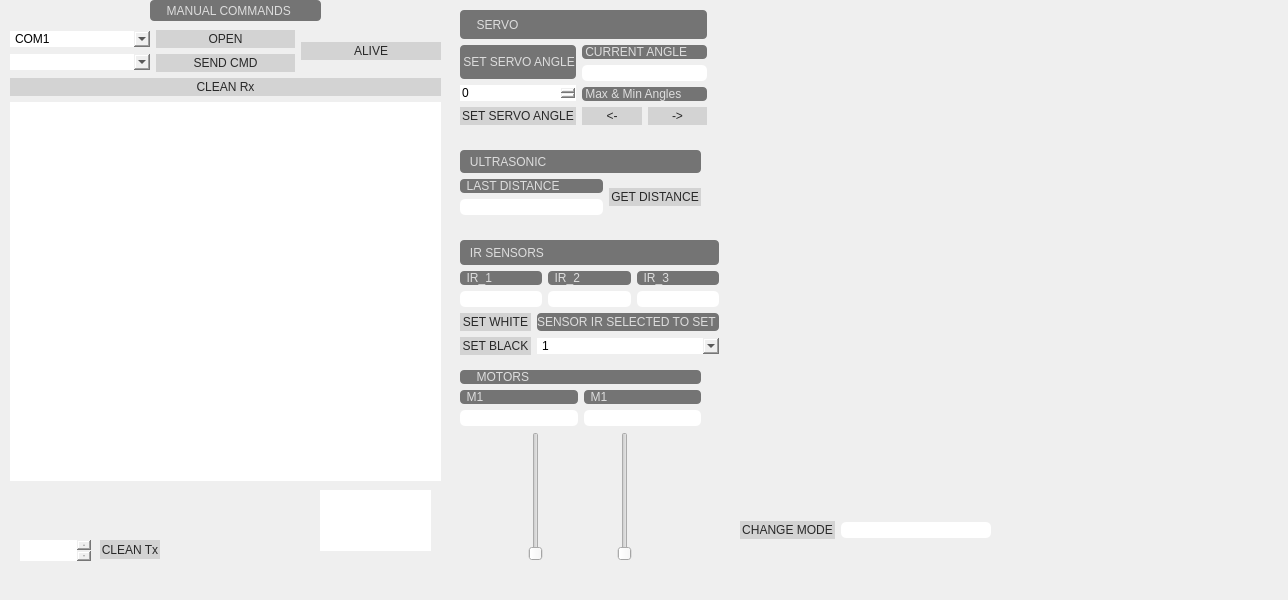
<?xml version="1.0" encoding="UTF-8"?>
<ui version="4.0">
 <class>MainWindow</class>
 <widget class="QMainWindow" name="MainWindow">
  <property name="geometry">
   <rect>
    <x>0</x>
    <y>0</y>
    <width>1288</width>
    <height>600</height>
   </rect>
  </property>
  <property name="windowTitle">
   <string>MainWindow</string>
  </property>
  <property name="styleSheet">
   <string notr="true">*{	
	font: 700 10pt &quot;Consolas&quot;;
	border-radius:35px;
}
QPushButton{
	color : rgb(40, 40, 40);
	background-color: lightgray;
	border: 1px solid lightgray; 
	padding: 1px;
	z-index: 200;
}
QPushButton:pressed {
	color: black;
	background-color: lightyellow;
	border: 1px solid lightyellow; 
	border-radius: 4px;
	z-index: 200;
}
QLineEdit{
	background-color: #ffffff;
	border-radius: 5px;
}
QLabel{
	color:  #ddd;
	background-color: rgb(116, 116, 116);
	border-radius: 4px;
}

</string>
  </property>
  <widget class="QWidget" name="centralwidget">
   <widget class="QTextEdit" name="InfoTextEdit">
    <property name="geometry">
     <rect>
      <x>320</x>
      <y>490</y>
      <width>111</width>
      <height>61</height>
     </rect>
    </property>
   </widget>
   <widget class="QWidget" name="widget" native="true">
    <property name="geometry">
     <rect>
      <x>720</x>
      <y>0</y>
      <width>501</width>
      <height>501</height>
     </rect>
    </property>
   </widget>
   <widget class="QWidget" name="gridLayoutWidget">
    <property name="geometry">
     <rect>
      <x>10</x>
      <y>30</y>
      <width>431</width>
      <height>451</height>
     </rect>
    </property>
    <layout class="QGridLayout" name="gridLayout">
     <item row="2" column="0">
      <widget class="QTextEdit" name="RxTextEdit"/>
     </item>
     <item row="1" column="0">
      <widget class="QPushButton" name="cleanRxPushButton">
       <property name="text">
        <string>CLEAN Rx</string>
       </property>
      </widget>
     </item>
     <item row="0" column="0">
      <layout class="QHBoxLayout" name="horizontalLayout_3">
       <item>
        <layout class="QVBoxLayout" name="verticalLayout_2">
         <item>
          <layout class="QHBoxLayout" name="horizontalLayout">
           <item>
            <widget class="QComboBox" name="OpenPortcomboBox">
             <item>
              <property name="text">
               <string>COM1</string>
              </property>
             </item>
             <item>
              <property name="text">
               <string>COM2</string>
              </property>
             </item>
             <item>
              <property name="text">
               <string>COM3</string>
              </property>
             </item>
             <item>
              <property name="text">
               <string>COM4</string>
              </property>
             </item>
             <item>
              <property name="text">
               <string>COM5</string>
              </property>
             </item>
             <item>
              <property name="text">
               <string>COM6</string>
              </property>
             </item>
             <item>
              <property name="text">
               <string>COM7</string>
              </property>
             </item>
             <item>
              <property name="text">
               <string>COM8</string>
              </property>
             </item>
             <item>
              <property name="text">
               <string>COM9</string>
              </property>
             </item>
            </widget>
           </item>
          </layout>
         </item>
         <item>
          <layout class="QHBoxLayout" name="horizontalLayout_2">
           <item>
            <widget class="QComboBox" name="CMDcomboBox">
             <property name="currentIndex">
              <number>-1</number>
             </property>
             <property name="placeholderText">
              <string>CMD</string>
             </property>
            </widget>
           </item>
          </layout>
         </item>
        </layout>
       </item>
       <item>
        <layout class="QGridLayout" name="gridLayout_2">
         <item row="1" column="0">
          <widget class="QPushButton" name="SendPushButton">
           <property name="text">
            <string>SEND CMD</string>
           </property>
          </widget>
         </item>
         <item row="0" column="0">
          <widget class="QPushButton" name="openPortPushButton">
           <property name="styleSheet">
            <string notr="true">QPushButton{
	color-background: gray;
}</string>
           </property>
           <property name="text">
            <string>OPEN</string>
           </property>
          </widget>
         </item>
        </layout>
       </item>
       <item>
        <widget class="QPushButton" name="GetAlivePushButton">
         <property name="text">
          <string>ALIVE</string>
         </property>
        </widget>
       </item>
      </layout>
     </item>
    </layout>
   </widget>
   <widget class="QTextEdit" name="TxTextEdit">
    <property name="geometry">
     <rect>
      <x>20</x>
      <y>540</y>
      <width>71</width>
      <height>21</height>
     </rect>
    </property>
   </widget>
   <widget class="QPushButton" name="cleanTxPushButton">
    <property name="geometry">
     <rect>
      <x>100</x>
      <y>540</y>
      <width>60</width>
      <height>19</height>
     </rect>
    </property>
    <property name="text">
     <string>CLEAN Tx</string>
    </property>
   </widget>
   <widget class="QLabel" name="label_3">
    <property name="geometry">
     <rect>
      <x>150</x>
      <y>0</y>
      <width>171</width>
      <height>21</height>
     </rect>
    </property>
    <property name="text">
     <string>     MANUAL COMMANDS</string>
    </property>
   </widget>
   <widget class="QWidget" name="verticalLayoutWidget_3">
    <property name="geometry">
     <rect>
      <x>460</x>
      <y>10</y>
      <width>247</width>
      <height>115</height>
     </rect>
    </property>
    <layout class="QVBoxLayout" name="verticalLayout_6">
     <item>
      <widget class="QLabel" name="label_2">
       <property name="text">
        <string>     SERVO</string>
       </property>
      </widget>
     </item>
     <item>
      <layout class="QHBoxLayout" name="horizontalLayout_10">
       <item>
        <layout class="QVBoxLayout" name="verticalLayout_3">
         <item>
          <widget class="QLabel" name="SETSERVOLABEL">
           <property name="text">
            <string> SET SERVO ANGLE</string>
           </property>
          </widget>
         </item>
         <item>
          <widget class="QDoubleSpinBox" name="SetServoDoubleSpinBox">
           <property name="decimals">
            <number>0</number>
           </property>
           <property name="minimum">
            <double>-180.000000000000000</double>
           </property>
           <property name="maximum">
            <double>180.000000000000000</double>
           </property>
          </widget>
         </item>
         <item>
          <widget class="QPushButton" name="SetServoAnglePushButton">
           <property name="text">
            <string>SET SERVO ANGLE</string>
           </property>
          </widget>
         </item>
        </layout>
       </item>
       <item>
        <layout class="QHBoxLayout" name="horizontalLayout_5">
         <item>
          <layout class="QVBoxLayout" name="verticalLayout">
           <item>
            <widget class="QLabel" name="SERVOANGLE_label">
             <property name="text">
              <string> CURRENT ANGLE</string>
             </property>
            </widget>
           </item>
           <item>
            <widget class="QLineEdit" name="SetServoAngleLineEdit"/>
           </item>
           <item>
            <widget class="QLabel" name="label">
             <property name="text">
              <string> Max &amp; Min Angles</string>
             </property>
            </widget>
           </item>
           <item>
            <layout class="QHBoxLayout" name="horizontalLayout_4">
             <item>
              <widget class="QPushButton" name="RightServoPushButton">
               <property name="text">
                <string>&lt;-</string>
               </property>
              </widget>
             </item>
             <item>
              <widget class="QPushButton" name="LeftServoPushButton">
               <property name="text">
                <string>-&gt;</string>
               </property>
              </widget>
             </item>
            </layout>
           </item>
          </layout>
         </item>
        </layout>
       </item>
      </layout>
     </item>
    </layout>
   </widget>
   <widget class="QWidget" name="verticalLayoutWidget_5">
    <property name="geometry">
     <rect>
      <x>460</x>
      <y>150</y>
      <width>241</width>
      <height>65</height>
     </rect>
    </property>
    <layout class="QVBoxLayout" name="verticalLayout_8">
     <item>
      <widget class="QLabel" name="label_5">
       <property name="text">
        <string>   ULTRASONIC</string>
       </property>
      </widget>
     </item>
     <item>
      <layout class="QHBoxLayout" name="horizontalLayout_11">
       <item>
        <layout class="QVBoxLayout" name="verticalLayout_7">
         <item>
          <widget class="QLabel" name="LASTDISTANCE_label">
           <property name="text">
            <string>  LAST DISTANCE</string>
           </property>
          </widget>
         </item>
         <item>
          <widget class="QLineEdit" name="LastDistance_LineEdit"/>
         </item>
        </layout>
       </item>
       <item>
        <widget class="QPushButton" name="GetDistancePushButton">
         <property name="text">
          <string>GET DISTANCE</string>
         </property>
        </widget>
       </item>
      </layout>
     </item>
    </layout>
   </widget>
   <widget class="QWidget" name="verticalLayoutWidget_6">
    <property name="geometry">
     <rect>
      <x>460</x>
      <y>240</y>
      <width>259</width>
      <height>115</height>
     </rect>
    </property>
    <layout class="QVBoxLayout" name="verticalLayout_9">
     <item>
      <widget class="QLabel" name="label_4">
       <property name="text">
        <string>   IR SENSORS</string>
       </property>
      </widget>
     </item>
     <item>
      <layout class="QGridLayout" name="gridLayout_5">
       <item row="1" column="0">
        <widget class="QLineEdit" name="IR_1_LineEdit"/>
       </item>
       <item row="0" column="0">
        <widget class="QLabel" name="IR_1_label">
         <property name="text">
          <string>  IR_1</string>
         </property>
        </widget>
       </item>
       <item row="0" column="1">
        <widget class="QLabel" name="IR_2_label">
         <property name="text">
          <string>  IR_2</string>
         </property>
        </widget>
       </item>
       <item row="1" column="1">
        <widget class="QLineEdit" name="IR_2_LineEdit"/>
       </item>
       <item row="0" column="2">
        <widget class="QLabel" name="IR_3_label">
         <property name="text">
          <string>  IR_3</string>
         </property>
        </widget>
       </item>
       <item row="1" column="2">
        <widget class="QLineEdit" name="IR_3_LineEdit"/>
       </item>
      </layout>
     </item>
     <item>
      <layout class="QGridLayout" name="gridLayout_6">
       <item row="1" column="1">
        <widget class="QComboBox" name="IR_ComboBox">
         <item>
          <property name="text">
           <string>1</string>
          </property>
         </item>
         <item>
          <property name="text">
           <string>2</string>
          </property>
         </item>
         <item>
          <property name="text">
           <string>3</string>
          </property>
         </item>
        </widget>
       </item>
       <item row="0" column="1">
        <widget class="QLabel" name="label_6">
         <property name="text">
          <string>SENSOR IR SELECTED TO SET </string>
         </property>
        </widget>
       </item>
       <item row="1" column="0">
        <widget class="QPushButton" name="SetBlackPushButton">
         <property name="text">
          <string>SET BLACK</string>
         </property>
        </widget>
       </item>
       <item row="0" column="0">
        <widget class="QPushButton" name="SetWhitePushButton">
         <property name="text">
          <string>SET WHITE</string>
         </property>
        </widget>
       </item>
      </layout>
     </item>
    </layout>
   </widget>
   <widget class="QWidget" name="verticalLayoutWidget_7">
    <property name="geometry">
     <rect>
      <x>460</x>
      <y>370</y>
      <width>241</width>
      <height>191</height>
     </rect>
    </property>
    <layout class="QVBoxLayout" name="verticalLayout_10">
     <item>
      <widget class="QLabel" name="label_7">
       <property name="text">
        <string>     MOTORS</string>
       </property>
      </widget>
     </item>
     <item>
      <layout class="QGridLayout" name="gridLayout_7">
       <item row="0" column="0">
        <widget class="QLabel" name="M1_label">
         <property name="text">
          <string>  M1</string>
         </property>
        </widget>
       </item>
       <item row="1" column="0">
        <widget class="QLineEdit" name="M1_LineEdit"/>
       </item>
       <item row="1" column="1">
        <widget class="QLineEdit" name="M2_LineEdit"/>
       </item>
       <item row="0" column="1">
        <widget class="QLabel" name="M1_label_2">
         <property name="text">
          <string>  M1</string>
         </property>
        </widget>
       </item>
      </layout>
     </item>
     <item>
      <layout class="QHBoxLayout" name="horizontalLayout_12">
       <item>
        <widget class="QSlider" name="verticalSlider">
         <property name="orientation">
          <enum>Qt::Vertical</enum>
         </property>
        </widget>
       </item>
       <item>
        <widget class="QSlider" name="verticalSlider_2">
         <property name="orientation">
          <enum>Qt::Vertical</enum>
         </property>
        </widget>
       </item>
      </layout>
     </item>
    </layout>
   </widget>
   <widget class="QWidget" name="horizontalLayoutWidget_6">
    <property name="geometry">
     <rect>
      <x>740</x>
      <y>510</y>
      <width>251</width>
      <height>41</height>
     </rect>
    </property>
    <layout class="QHBoxLayout" name="horizontalLayout_13">
     <item>
      <widget class="QPushButton" name="ModePushButton">
       <property name="text">
        <string>CHANGE MODE</string>
       </property>
      </widget>
     </item>
     <item>
      <widget class="QLineEdit" name="ModeLineEdit"/>
     </item>
    </layout>
   </widget>
  </widget>
  <widget class="QMenuBar" name="menubar">
   <property name="geometry">
    <rect>
     <x>0</x>
     <y>0</y>
     <width>1288</width>
     <height>21</height>
    </rect>
   </property>
  </widget>
  <widget class="QStatusBar" name="statusbar"/>
 </widget>
 <resources/>
 <connections/>
</ui>
